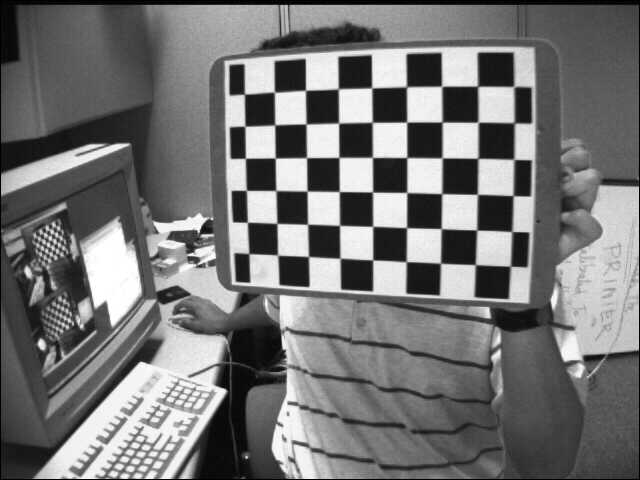
#> input picture left/left01.jpg, 640 x 480 px; its folder holds 4 pictures in this run
$ python main.py   (older library calls are emulated)
#> lines starting #> are read from the running program, lines starting #| are printed output that depends on the picture; pictures that were not available may be replaced by others from this repository, and a replacement may not be noted
# -*- coding:utf-8 -*-
# __author__ = "Kang Sheng"
import glob

import cv2
import numpy as np
import matplotlib.pyplot as plt
import fire


class Config(object):
    sample = '01'  # 测试图片
    disp_calib = False  # 是否展示单目校正结果
    stereo_calib = True  # 是否进行双目校正
    disp_stereo_calib = False  # 是否展示双目校正结果
    disparity = True  # 是否利用视差估算距离
    R = dict({'01': np.array([[1, -0.0032, -0.005], [0.0033, 0.9999, 0.0096],
                              [0.0057, -0.0097, 0.9999]])})  # 由 MATLAB 标定的旋转矩阵
    T = dict({'01': np.array([-83.0973, 1.0605, 0.0392])})  # 由 MATLAB 标定的平移矩阵
    # TODO: 补充其他图像的R和T
    matlab = True  # 在双目校正时是否使用 matlab 标定的值
    num = 3  # StereoSGBM_create 函数参数：最小可能的差异值
    blockSize = 5  # StereoSGBM_create 函数参数：匹配的块大小。


opt = Config()


def calibration(**kwargs):
    for k, v in kwargs.items():
        setattr(opt, k, v)
    # termination criteria
    criteria = (cv2.TERM_CRITERIA_EPS + cv2.TERM_CRITERIA_MAX_ITER, 30, 0.001)

    # prepare object points, like (0,0,0), (1,0,0), (2,0,0) ....,(6,5,0)
    objp = np.zeros((6 * 7, 3), np.float32)
    objp[:, :2] = np.mgrid[0:7, 0:6].T.reshape(-1, 2)

    # Arrays to store object points and image points from all the images.
    objpoints = []  # 3d point in real world space
    imgpoints = []  # 2d points in image plane.

    objpoints_r = []
    imgpoints_r = []

    images = glob.glob('../left/*.jpg')
    images_r = glob.glob('../right/*.jpg')
    images.sort()
    images_r.sort()

    for fname, fname_r in zip(images, images_r):
        img = cv2.imread(fname)
#> img is the input picture: shape (480, 640, 3); min 0, max 255, mean 116.6
        gray = cv2.cvtColor(img, cv2.COLOR_BGR2GRAY)

        img_r = cv2.imread(fname_r)
        gray_r = cv2.cvtColor(img_r, cv2.COLOR_BGR2GRAY)

        # Find the chess board corners
        ret, corners = cv2.findChessboardCorners(gray, (7, 6), None)
#> ret = True; corners = 42 rows, first 8: [475.4, 264.8], [440.5, 263.2], [405.9, 261.5], [372.9, 259.9], [340.6, 258.5], [308.7, 256.4], [277.6, 255.1], [476.7, 230.1]
        ret_r, corners_r = cv2.findChessboardCorners(gray_r, (7, 6), None)
#> ret_r = True; corners_r has the same summary as corners

        # If found, add object points, image points (after refining them)
        if ret == True and ret_r == True:
            objpoints.append(objp)
            objpoints_r.append(objp)

            corners2 = cv2.cornerSubPix(gray, corners, (11, 11), (-1, -1),
                                        criteria)
#> corners2 = 42 rows, first 8: [475.3, 264.6], [440.5, 263.2], [406.2, 261.7], [372.7, 259.9], [340, 258.2], [308.5, 256.5], [277.6, 255.1], [476.7, 230]
            corners2_r = cv2.cornerSubPix(gray_r, corners_r, (11, 11), (-1, -1),
                                          criteria)
#> corners2_r has the same summary as corners2
            imgpoints.append(corners2)
            imgpoints_r.append(corners2_r)

            # Draw and display the corners
            if opt.disp_calib:
                cv2.imshow('img', img)
                cv2.waitKey(500)

    ret, mtx, dist, rvecs, tvecs = cv2.calibrateCamera(objpoints, imgpoints,
                                                       gray.shape[::-1], None,
                                                       None)
#> ret = 0.146; mtx = [[841.1, 0, 299.8], [0, 795.4, 311.1], [0, 0, 1]]; dist = [[-0.744, 1.23, -0.063, 0.0252, -4.97]]; rvecs = ([-0.679, 0.378, -3.01],); tvecs = ([4.77, -1.27, 22.63],)
    img = cv2.imread('../left/left' + str(opt.sample) + '.jpg')
    h, w = img.shape[:2]
#> h = 480; w = 640
    newcameramtx, roi = cv2.getOptimalNewCameraMatrix(mtx, dist, (w, h), 1,
                                                      (w, h))
#> newcameramtx = [[472.5, 0, 227.3], [0, 362.1, 382.8], [0, 0, 1]]; roi = (59, 241, 359, 218)
    # undistort
    dst = cv2.undistort(img, mtx, dist, None, newcameramtx)
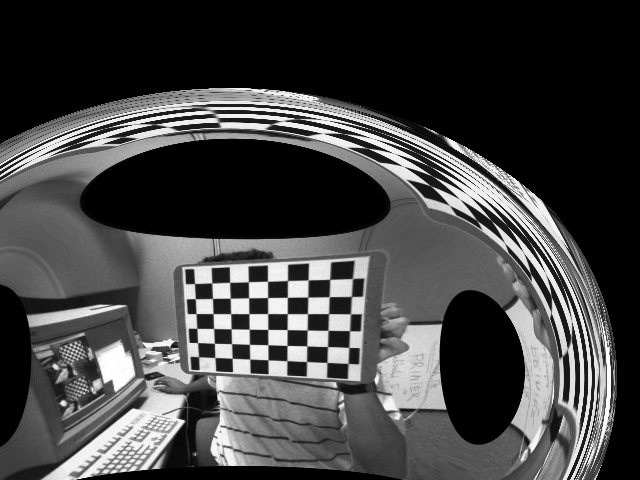
#> dst: shape (480, 640, 3); min 0, max 255, mean 67.2

    # crop the image
    x, y, w, h = roi
#> x = 59; y = 241; w = 359; h = 218
    dst = dst[y:y + h, x:x + w]
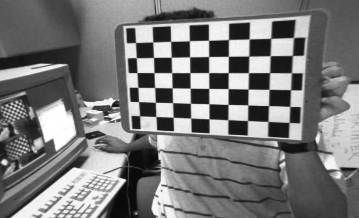
#> dst: shape (218, 359, 3); min 5, max 255, mean 121
    if opt.disp_calib:
        cv2.imwrite('../calibresult/left' + str(opt.sample) + '.png', dst)

    ret, mtx_r, dist_r, rvecs, tvecs = cv2.calibrateCamera(objpoints_r,
                                                           imgpoints_r,
                                                           gray_r.shape[::-1],
                                                           None, None)
#> mtx_r = [[841.1, 0, 299.8], [0, 795.4, 311.1], [0, 0, 1]]; dist_r = [[-0.744, 1.23, -0.063, 0.0252, -4.97]]
    img_r = cv2.imread('../right/right' + str(opt.sample) + '.jpg')
    h, w = img_r.shape[:2]
#> h = 480; w = 640
    newcameramtx_r, roi = cv2.getOptimalNewCameraMatrix(mtx_r, dist_r, (w, h),
                                                        1, (w, h))
#> newcameramtx_r = [[472.5, 0, 227.3], [0, 362.1, 382.8], [0, 0, 1]]
    # undistort
    dst_r = cv2.undistort(img_r, mtx_r, dist_r, None, newcameramtx_r)

    # crop the image
    x, y, w, h = roi
#> w = 359; h = 218
    dst_r = dst_r[y:y + h, x:x + w]
    if opt.disp_calib:
        cv2.imwrite('../calibresult/right' + str(opt.sample) + '.png', dst)

    if not opt.stereo_calib:
        exit(0)

    retval, cameraMatrix1, distCoeffs1, cameraMatrix2, distCoeffs2, R, T, E, F = \
        cv2.stereoCalibrate(objpoints, imgpoints, imgpoints_r, mtx,
                            dist, mtx_r, dist_r, gray.shape[::-1])
#> retval = 0.146; cameraMatrix1 = [[841.1, 0, 299.8], [0, 795.4, 311.1], [0, 0, 1]]; distCoeffs1 = [[-0.744, 1.23, -0.063, 0.0252, -4.97]]; cameraMatrix2 = [[841.1, 0, 299.8], [0, 795.4, 311.1], [0, 0, 1]]; distCoeffs2 = [[-0.744, 1.23, -0.063, 0.0252, -4.97]]; R = [[1, 3.97e-16, 6.7e-17], [-3.97e-16, 1, -5.95e-17], [-6.7e-17, 5.95e-17, 1]]; T = [2.07e-15, -7.06e-16, 3.65e-15]; E = [[1.49e-30, -3.65e-15, -7.06e-16], [3.65e-15, 1.32e-30, -2.07e-15], [7.06e-16, 2.07e-15, -7.59e-32]]; F = [[1.07e-05, -2.76e+10, 4.34e+12], [2.76e+10, 1.06e-05, -2.15e+13], [-4.34e+12, 2.15e+13, 1]]

    if opt.matlab:
        try:
            R = opt.R[opt.sample]
            T = opt.T[opt.sample]
        except:
            print('Please modify config to add R and T for ' + opt.sample)

    R1, R2, P1, P2, Q, validPixROI1, validPixROI2 = cv2.stereoRectify(
        cameraMatrix1, distCoeffs1, cameraMatrix2, distCoeffs2,
        gray.shape[::-1], R, T)
#> R1 = [[1, -0.016, -0.00596], [0.016, 1, 0.00476], [0.00588, -0.00486, 1]]; R2 = [[1, -0.0128, -0.000472], [0.0128, 1, -0.00481], [0.000533, 0.0048, 1]]; P1 = [[795.4, 0, 302.8, 0], [0, 795.4, 310.9, 0], [0, 0, 1, 0]]; P2 = [[795.4, 0, 302.8, -66102.9], [0, 795.4, 310.9, 0], [0, 0, 1, 0]]; Q = [[1, 0, 0, -302.8], [0, 1, 0, -310.9], [0, 0, 0, 795.4], [0, 0, 0.012, 0]]; validPixROI1 = (20, 10, 596, 468); validPixROI2 = (23, 0, 598, 471)

    left_map1, left_map2 = cv2.initUndistortRectifyMap(cameraMatrix1,
                                                       distCoeffs1, R1, P1,
                                                       gray.shape[::-1],
                                                       cv2.INTER_NEAREST)
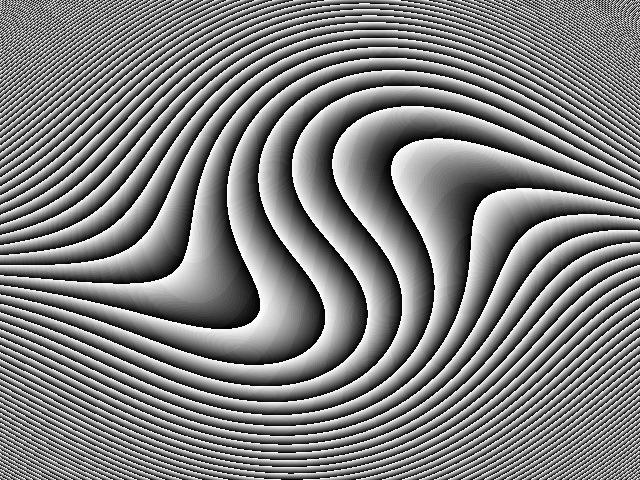
#> left_map2: shape (480, 640) uint16; min 0, max 1023, mean 511.4; drawn with min black and max white
    right_map1, right_map2 = cv2.initUndistortRectifyMap(cameraMatrix2,
                                                         distCoeffs2, R2,
                                                         P2, gray.shape[::-1],
                                                         cv2.INTER_NEAREST)
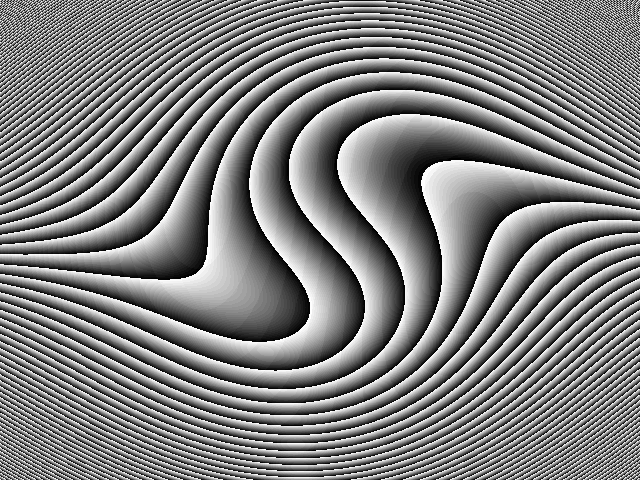
#> right_map2: shape (480, 640) uint16; min 0, max 1023, mean 512; drawn with min black and max white

    img = cv2.imread('../left/left' + str(opt.sample) + '.jpg')
    gray = cv2.cvtColor(img, cv2.COLOR_BGR2GRAY)

    img = cv2.imread(('../right/right' + str(opt.sample) + '.jpg'))
    gray_r = cv2.cvtColor(img, cv2.COLOR_BGR2GRAY)

    imgL = cv2.remap(gray, left_map1, left_map2, cv2.INTER_LINEAR)
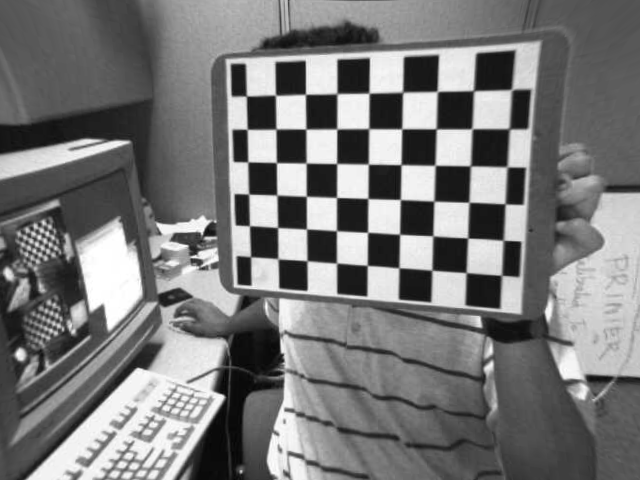
#> imgL: shape (480, 640); min 3, max 255, mean 120.6
    imgR = cv2.remap(gray_r, right_map1, right_map2, cv2.INTER_LINEAR)
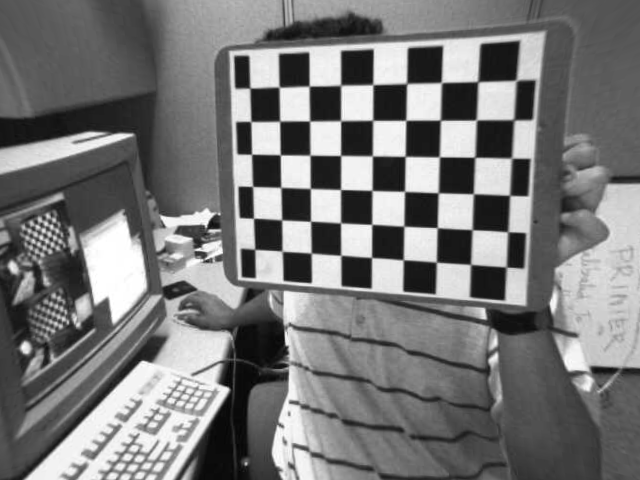
#> imgR: shape (480, 640); min 1, max 255, mean 120

    if opt.disp_stereo_calib:
        cv2.imwrite(
            '../result/stereo_calibresult/left' + str(opt.sample) + '.png',
            imgL)
        cv2.imwrite(
            '../result/stereo_calibresult/right' + str(opt.sample) + '.png',
            imgR)

        plt.subplot(121)
        plt.title('left')
        plt.imshow(imgL, cmap='gray')
        plt.axis('off')
        plt.subplot(122)
        plt.title('right')
        plt.imshow(imgR, cmap='gray')
        plt.axis('off')
        plt.show()

    if not opt.disparity:
        exit(0)

    cv2.namedWindow("depth")
    cv2.namedWindow("disparity")
    cv2.moveWindow("depth", 0, 0)
    cv2.moveWindow("disparity", 600, 0)

    def callbackFunc(e, x, y, f, p):
        if e == cv2.EVENT_LBUTTONDOWN:
            print(threeD[y][x])

    cv2.setMouseCallback("depth", callbackFunc, None)

    stereo = cv2.StereoSGBM_create(numDisparities=16 * opt.num,
                                   blockSize=opt.blockSize)
    disparity = stereo.compute(imgL, imgR)
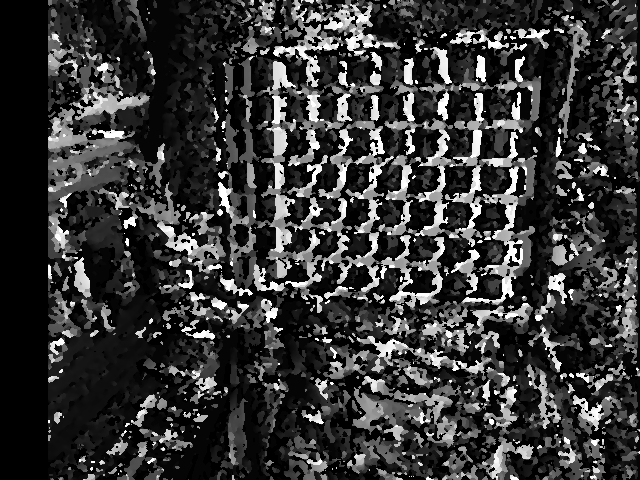
#> disparity: shape (480, 640) int16; min -16, max 752, mean 149.6; drawn with min black and max white

    disp = cv2.normalize(disparity, disparity, alpha=0, beta=255,
                         norm_type=cv2.NORM_MINMAX, dtype=cv2.CV_8U)
    # 将图片扩展至3d空间中，其z方向的值则为当前的距离
    threeD = cv2.reprojectImageTo3D(disparity.astype(np.float32) / 16., Q)
#> threeD: shape (480, 640, 3) float32; 13.46% of the values are NaN or infinite; the others: min -66102.9, max 117516.3, mean -3388.9

    cv2.imshow("disparity", disp)
    cv2.imshow("depth", imgL)

    key = cv2.waitKey(0)
#> (key q is pressed here)
    if key == ord("q"):
        exit(0)
#> (the program exits here)
